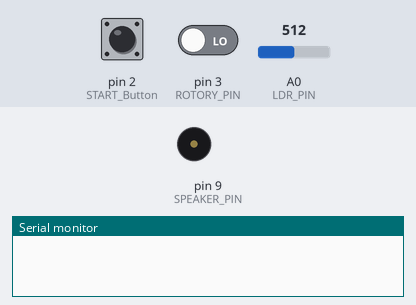
Bench run of a program on a simulated Arduino Uno, built with avr-gcc and run on an emulated ATmega328P. Parts: buzzer (waves = sounding), the last lines printed to the serial monitor. Inputs (shaded band) come from the test bench; at power-on: pin 2 (START_Button) LOW, pin 3 (ROTORY_PIN) LOW, A0 (LDR_PIN) = 512.

Above: at 2.4 s.
2.5 s: pin 2 (START_Button) pulled HIGH for 0.15 s
4.1 s: pin 2 (START_Button) driven HIGH and pin 3 (ROTORY_PIN) driven HIGH
At 4.7 s:
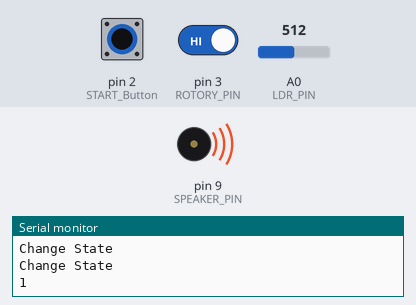
Timing chart, 0 to 7.1 s (numbered marks = the images above; inputs shaded):
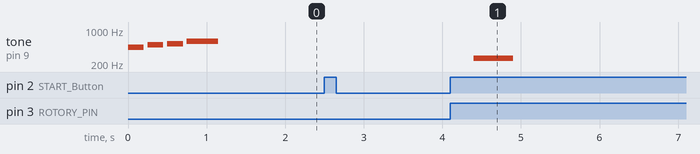

Measured:
- after the input at 4.1 s, tone on pin 9 (SPEAKER_PIN): silent → 262 Hz after 0.30 s, → silent 0.50 s later

The program:

main.cpp
```cpp
#include <Arduino.h>
/*Rotary Phone
project developed by: Wellenzohn Alex (unibz), Rizzuto Matteo (unibz)

Project Description: Hacked a old rotary Telephone. The phone outputs sounds based on the dial numbers,
the original speaker is used by a simple NPN transitor circuit to run it low voltage. Every dial number
exerts a sound. The number 1 to 7 correspond to CDEFGAB Notes.
8: old nokia ringtone
9: starwars imperial walk sound
0 (10): some newstyle ringtone

-------Circuit description to rember where to plug in what-------------------------------------------
Rotary Counter every number on the dial corrisponds to the number of high pulses >> ex. 5 = 5 high pulses

Rotary Plate > contacts always closed open for every number so --> 5 = 5 times opening button.
button pull up so when number gets imputted we get high signals

Switch for ISR pulled down to gnd

repo git: https://github.com/Zayfrex/Rotory_telephone
*/

#define SPEAKER_PIN 9
//#define ROTORY_PIN A5
#define START_Button 2
#define ROTORY_PIN 3
#define TONE_DURATION 500
#define DIAL_TIMEOUT 300
#define LDR_PIN A0
const int BOUNCING_FILTER = 100;

enum NOTES{
  C=1,
  D,
  E,
  F,
  G,
  A,
  B,
  NOKIARINGTONE,
  STARWARS,
  RINGTONE,
};

bool start_flag = false;
volatile bool start_stop_flag_reading = false; // declare it as volatile, because i change it in the interrupt
volatile bool soundEnable = false;

bool number_flag = false;
unsigned long timestamp_number_button = 0;

uint8_t counter_number = 0;

double emaValue=0.0;
float alpha = 0.1;

uint16_t rotoryValue = 0;
uint8_t volts = 0;

void playMelody(int );
void start_reading();
void start_counting();
void playNote(uint8_t,int);
void nokiaringtone(int);
void starwars(int);
void classicalRingtone(int);

void setup() {
  Serial.begin(76800);
  pinMode(SPEAKER_PIN, OUTPUT);
  pinMode(ROTORY_PIN, INPUT);
  pinMode(START_Button, INPUT);
  pinMode(LDR_PIN,INPUT);

  attachInterrupt(digitalPinToInterrupt(START_Button), start_reading, CHANGE);
  playMelody(SPEAKER_PIN);
}

void loop() {
  uint16_t ldrval = analogRead(LDR_PIN);
  emaValue = (alpha*ldrval)+(1-alpha)*emaValue; // filter ldr value
  //Serial.println(emaValue);
  if(emaValue <= 1023 && emaValue >= 850){ // this values could be false for lighter room (working in the dark)
    soundEnable = false;
  }
  else{
    soundEnable = true;
  }
  start_counting();

  // Only read counter after dial has stopped pulsing after the DIAL_TIMEOUT
  if(counter_number && (millis() - timestamp_number_button > DIAL_TIMEOUT)){
    playNote(counter_number,SPEAKER_PIN);
    delay(500); //avoid overlapping ---> hate to see delays but faster alternative (cheap)
    counter_number = 0;
  }
}

//Turn On Melody to test the phone
void playMelody(int pin) {
  int notes[] = {440, 494, 523, 587};
  int durations[] = {200, 200, 200, 400};

  for (int i = 0; i < 4; i++) {
  tone(pin, notes[i]);
  delay(durations[i]);
  noTone(pin);
  delay(50);
  }
}


void nokiaringtone(int pin) {
  int notes[]     = {659, 587, 370, 415, 554, 494, 294, 330, 494, 440, 277, 330, 440};
  int durations[] = {125, 125, 250, 250, 125, 125, 250, 250, 125, 125, 250, 250, 500};

  for (int i = 0; i < 13; i++) {
    tone(pin, notes[i]);
    delay(durations[i]);
    noTone(pin);
    delay(30);
  }
}

void starwars(int pin) {
  int notes[] = {
    440, 440, 440,      // A A A
    349, 523, 440,      // F C A
    349, 523, 440,      // F C A

    659, 659, 659,      // E E E
    698, 523, 415, 349, // F C G# F
    523, 440            // C A
  };

  int durations[] = {
    500, 500, 500,
    350, 150, 600,
    350, 150, 800,

    500, 500, 500,
    350, 150, 500, 500,
    350, 800
  };

  int length = sizeof(notes) / sizeof(notes[0]);

  for (int i = 0; i < length; i++) {
    tone(pin, notes[i], durations[i]);
    delay(durations[i] * 1.2);  // slight gap for clarity
    noTone(pin);
  }}

void classicalRingtone(int pin) {
  int notes[] = {
    523, 659, 784, 659,   // C E G E
    587, 698, 880, 698,   // D F A F
    659, 784, 988, 784,   // E G B G
    698, 880, 1047, 880,  // F A C(high) A

    784, 659, 523, 659,   // G E C E
    698, 587, 494, 587,   // F D B D
    523, 494, 440, 494,   // C B A B
    523                   // final note
  };

  int durations[] = {
    200, 200, 300, 200,
    200, 200, 300, 200,
    200, 200, 300, 200,
    200, 200, 400, 300,

    200, 200, 300, 200,
    200, 200, 300, 200,
    200, 200, 300, 200,
    600
  };

  int length = sizeof(notes) / sizeof(notes[0]);

  for (int i = 0; i < length; i++) {
    tone(pin, notes[i]);
    delay(durations[i]);
    noTone(pin);
    delay(40);
  }
}

void playNote(uint8_t note,int pin){ //IF needed --------!!!!! need to add the counter reset
  switch (note)
  {
    case NOTES::C:
      tone(pin, 262,TONE_DURATION);
      break;

    case NOTES::D:
      tone(pin, 294,TONE_DURATION);
      break;

    case NOTES::E:
      tone(pin, 330,TONE_DURATION);
      break;

    case NOTES::F:
      tone(pin, 349,TONE_DURATION);
      break;

    case NOTES::G:
      tone(pin, 392,TONE_DURATION);
      break;

    case NOTES::A:
      tone(pin, 440,TONE_DURATION);
      break;

    case NOTES::B:
      tone(pin, 494,TONE_DURATION);
      break;

    case NOTES::NOKIARINGTONE:
      nokiaringtone(pin);
      break;

    case NOTES::STARWARS:
      starwars(pin);
      break;

    case NOTES::RINGTONE:
      classicalRingtone(pin);
      break;

    default:
      noTone(pin);
      break;
  }
}

void start_reading()
{
  static unsigned long timestamp_start_reading = 0; // static variable

  //Ignore if not allowed
  if(!soundEnable)
    return;

  if (millis() - timestamp_start_reading > BOUNCING_FILTER)
  {
    timestamp_start_reading = millis();
    start_stop_flag_reading = !start_stop_flag_reading;

    Serial.println("Change State");
  }
}

void start_counting()
{
  // Only count pulses while start button is active
  if (!start_stop_flag_reading)
    return;

  uint8_t pin_state = digitalRead(ROTORY_PIN);
  if (pin_state == HIGH && number_flag == false)
  {
    if (millis() - timestamp_number_button > BOUNCING_FILTER)
    {
      timestamp_number_button = millis();
      counter_number++;
      Serial.println(counter_number);
      number_flag = true;
    }
  }
  else if (pin_state == LOW)
  {
    number_flag = false;
  }
} 
```
